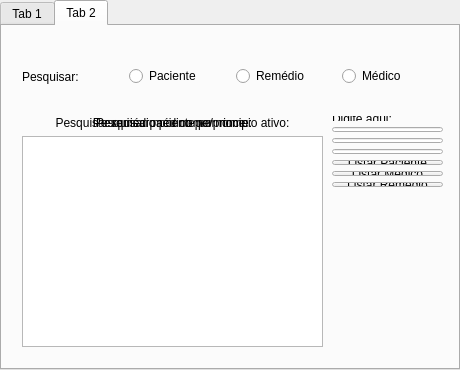
<?xml version="1.0" encoding="UTF-8"?>
<ui version="4.0">
 <class>Receita</class>
 <widget class="QDialog" name="Receita">
  <property name="geometry">
   <rect>
    <x>0</x>
    <y>0</y>
    <width>460</width>
    <height>370</height>
   </rect>
  </property>
  <property name="windowTitle">
   <string>Dialog</string>
  </property>
  <widget class="QTabWidget" name="tabWidget">
   <property name="geometry">
    <rect>
     <x>0</x>
     <y>0</y>
     <width>460</width>
     <height>370</height>
    </rect>
   </property>
   <property name="currentIndex">
    <number>1</number>
   </property>
   <widget class="QWidget" name="tab">
    <attribute name="title">
     <string>Tab 1</string>
    </attribute>
    <widget class="QWidget" name="verticalLayoutWidget">
     <property name="geometry">
      <rect>
       <x>40</x>
       <y>60</y>
       <width>181</width>
       <height>61</height>
      </rect>
     </property>
     <layout class="QVBoxLayout" name="verticalLayout">
      <item>
       <widget class="QLabel" name="label">
        <property name="text">
         <string>ID do Remédio:</string>
        </property>
       </widget>
      </item>
      <item>
       <widget class="QLineEdit" name="idremedio"/>
      </item>
     </layout>
    </widget>
    <widget class="QWidget" name="verticalLayoutWidget_2">
     <property name="geometry">
      <rect>
       <x>240</x>
       <y>60</y>
       <width>181</width>
       <height>61</height>
      </rect>
     </property>
     <layout class="QVBoxLayout" name="verticalLayout_2">
      <item>
       <widget class="QLabel" name="label_2">
        <property name="text">
         <string>ID do Médico:</string>
        </property>
       </widget>
      </item>
      <item>
       <widget class="QLineEdit" name="idmedico"/>
      </item>
     </layout>
    </widget>
    <widget class="QWidget" name="verticalLayoutWidget_3">
     <property name="geometry">
      <rect>
       <x>39</x>
       <y>149</y>
       <width>181</width>
       <height>61</height>
      </rect>
     </property>
     <layout class="QVBoxLayout" name="verticalLayout_3">
      <item>
       <widget class="QLabel" name="label_3">
        <property name="text">
         <string>ID do Paciente:</string>
        </property>
       </widget>
      </item>
      <item>
       <widget class="QLineEdit" name="idpaciente"/>
      </item>
     </layout>
    </widget>
    <widget class="QWidget" name="verticalLayoutWidget_4">
     <property name="geometry">
      <rect>
       <x>240</x>
       <y>150</y>
       <width>181</width>
       <height>61</height>
      </rect>
     </property>
     <layout class="QVBoxLayout" name="verticalLayout_4">
      <item>
       <widget class="QLabel" name="label_4">
        <property name="text">
         <string>Observações:</string>
        </property>
       </widget>
      </item>
      <item>
       <widget class="QLineEdit" name="obs"/>
      </item>
     </layout>
    </widget>
    <widget class="QPushButton" name="pushButton">
     <property name="geometry">
      <rect>
       <x>140</x>
       <y>240</y>
       <width>171</width>
       <height>51</height>
      </rect>
     </property>
     <property name="text">
      <string>Gerar Receita</string>
     </property>
    </widget>
   </widget>
   <widget class="QWidget" name="tab_2">
    <attribute name="title">
     <string>Tab 2</string>
    </attribute>
    <widget class="QWidget" name="verticalLayoutWidget_10">
     <property name="geometry">
      <rect>
       <x>20</x>
       <y>90</y>
       <width>301</width>
       <height>231</height>
      </rect>
     </property>
     <layout class="QVBoxLayout" name="verticalLayout_8">
      <item>
       <widget class="QLabel" name="label_6">
        <property name="text">
         <string>Pesquisar paciente por nome:</string>
        </property>
        <property name="alignment">
         <set>Qt::AlignmentFlag::AlignCenter</set>
        </property>
       </widget>
      </item>
      <item>
       <widget class="QListWidget" name="mostrar_nome2"/>
      </item>
     </layout>
    </widget>
    <widget class="QWidget" name="verticalLayoutWidget_11">
     <property name="geometry">
      <rect>
       <x>20</x>
       <y>90</y>
       <width>301</width>
       <height>231</height>
      </rect>
     </property>
     <layout class="QVBoxLayout" name="verticalLayout_9">
      <item>
       <widget class="QLabel" name="label_10">
        <property name="text">
         <string>Pesquisar remédio por nome/principio ativo:</string>
        </property>
        <property name="alignment">
         <set>Qt::AlignmentFlag::AlignCenter</set>
        </property>
       </widget>
      </item>
      <item>
       <widget class="QListWidget" name="mostrar_nome2_2"/>
      </item>
     </layout>
    </widget>
    <widget class="QWidget" name="horizontalLayoutWidget">
     <property name="geometry">
      <rect>
       <x>20</x>
       <y>20</y>
       <width>421</width>
       <height>61</height>
      </rect>
     </property>
     <layout class="QHBoxLayout" name="horizontalLayout">
      <item>
       <widget class="QLabel" name="label_5">
        <property name="text">
         <string>Pesquisar:</string>
        </property>
       </widget>
      </item>
      <item>
       <widget class="QRadioButton" name="radioButton_3">
        <property name="text">
         <string>Paciente</string>
        </property>
       </widget>
      </item>
      <item>
       <widget class="QRadioButton" name="radioButton_2">
        <property name="text">
         <string>Remédio</string>
        </property>
       </widget>
      </item>
      <item>
       <widget class="QRadioButton" name="radioButton">
        <property name="text">
         <string>Médico</string>
        </property>
       </widget>
      </item>
     </layout>
    </widget>
    <widget class="QWidget" name="verticalLayoutWidget_5">
     <property name="geometry">
      <rect>
       <x>330</x>
       <y>90</y>
       <width>111</width>
       <height>71</height>
      </rect>
     </property>
     <layout class="QVBoxLayout" name="verticalLayout_6">
      <item>
       <widget class="QLabel" name="label_7">
        <property name="text">
         <string>Digite aqui:</string>
        </property>
       </widget>
      </item>
      <item>
       <widget class="QLineEdit" name="p_nome2"/>
      </item>
      <item>
       <widget class="QLineEdit" name="p_nome2_2"/>
      </item>
      <item>
       <widget class="QLineEdit" name="p_nome2_3"/>
      </item>
      <item>
       <widget class="QPushButton" name="pushButton_4">
        <property name="text">
         <string>Listar Paciente</string>
        </property>
       </widget>
      </item>
      <item>
       <widget class="QPushButton" name="pushButton_6">
        <property name="text">
         <string>Listar Médico</string>
        </property>
       </widget>
      </item>
      <item>
       <widget class="QPushButton" name="pushButton_5">
        <property name="text">
         <string>Listar Remédio</string>
        </property>
       </widget>
      </item>
     </layout>
    </widget>
    <widget class="QWidget" name="verticalLayoutWidget_12">
     <property name="geometry">
      <rect>
       <x>20</x>
       <y>90</y>
       <width>301</width>
       <height>231</height>
      </rect>
     </property>
     <layout class="QVBoxLayout" name="verticalLayout_10">
      <item>
       <widget class="QLabel" name="label_11">
        <property name="text">
         <string>Pesquisar médico por nome:</string>
        </property>
        <property name="alignment">
         <set>Qt::AlignmentFlag::AlignCenter</set>
        </property>
       </widget>
      </item>
      <item>
       <widget class="QListWidget" name="mostrar_nome2_3"/>
      </item>
     </layout>
    </widget>
   </widget>
  </widget>
 </widget>
 <resources/>
 <connections/>
</ui>
